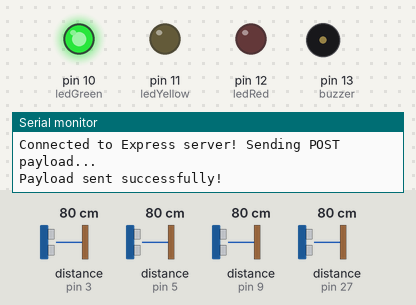
Bench run of a sketch on a simulated Arduino Mega 2560, built with avr-gcc and run on an emulated ATmega2560. Shown: output pins drawn as LEDs (lit = HIGH), buzzer (waves = sounding, pin HIGH), the last lines printed to the serial monitor. Wiring (inferred from the names in the program): 4 × ultrasonic range finder: trigger pin 2, echo pin 3 / trigger pin 4, echo pin 5 / trigger pin 8, echo pin 9 / trigger pin 26, echo pin 27. Inputs (shaded band) come from the test bench; at power-on: distance to the obstacle (sensors on pin 3, pin 5, pin 9, pin 27) 80 cm. The echo pulse lasts 58.3 µs per cm; WiFi joins after 1.5 s; servers stay silent unless stated; pins used as bus, display or sensor lines are not drawn.

Above: at 5.7 s.
5.8 s: distance to the obstacle (sensor on pin 3) set to 18 cm
8.1 s: distance to the obstacle (sensor on pin 3) set to 13 cm
At 10.1 s:
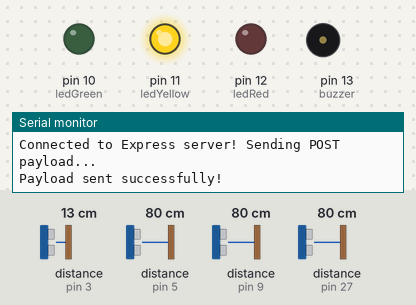
10.7 s: distance to the obstacle (sensor on pin 5) set to 18 cm
15.0 s: distance to the obstacle (sensor on pin 5) set to 13 cm
At 16.5 s:
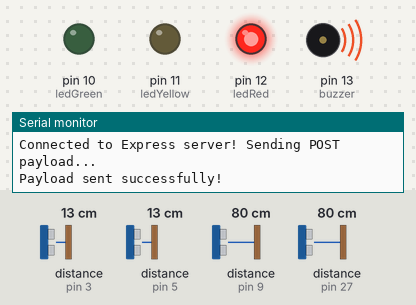
17.4 s: distance to the obstacle (sensor on pin 5) set to 35 cm
At 18.7 s:
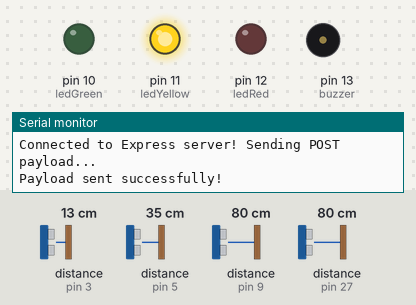
19.7 s: distance to the obstacle (sensor on pin 5) set to 2 cm
At 20.8 s:
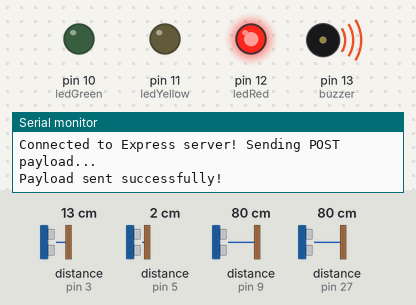
Timing chart, 0 to 22.7 s (numbered marks = the images above; inputs shaded):
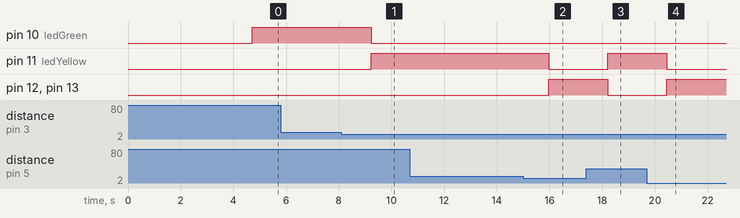

The sketch:

surge.ino
```cpp
#include <WiFiEsp.h>
#include "config.h"

// --- Wi-Fi & Backend Configuration ---
char ssid[] = SSID_NAME;
char pass[] = SSID_PASS;
char server[] = SERVER_IP;
int port = SERVER_PORT;
String path = "/api/sensor-data";
WiFiEspClient client;

// --- Hardware Pin Definitions ---
const int trigPins[] = {2, 4, 26, 8};
const int echoPins[] = {3, 5, 27, 9};

const int ledGreen = 10;
const int ledYellow = 11;
const int ledRed = 12;
const int buzzer = 13;

// --- Calibration Variables ---
const int dangerThreshold = 15; // Trigger alarm if water is closer than 15cm
const int maxDistance = 200;    // Maximum physical distance for sanity check

// --- Sensor Reading Function ---
long getDistance(int trigPin, int echoPin) {
  digitalWrite(trigPin, LOW);
  delayMicroseconds(2);
  digitalWrite(trigPin, HIGH);
  delayMicroseconds(10);
  digitalWrite(trigPin, LOW);

  long duration = pulseIn(echoPin, HIGH);
  long distance = duration * 0.034 / 2;

  // Sanity Check: Discard physically impossible readings
  if (distance == 0 || distance > maxDistance) {
    return -1;
  }
  return distance;
}

void setup() {
  Serial.begin(115200);      // USB Serial Monitor baud rate
  Serial1.begin(115200);     // Hardware Serial1 link to ESP-01S (Arduino TX->19 / RX->18)

  // 1. Initialize ESP module FIRST (prevents buffer timeout)
  WiFi.init(&Serial1);

  if (WiFi.status() == WL_NO_SHIELD) {
    Serial.println("ESP-01S not responding! Check wiring and power.");
  } else {
    // Attempt Wi-Fi connection with a timeout (max 5 attempts)
    int attempts = 0;
    while (WiFi.status() != WL_CONNECTED && attempts < 5) {
      Serial.print("Connecting to Wi-Fi...");
      WiFi.begin(ssid, pass);
      delay(3000);
      attempts++;
    }

    if (WiFi.status() == WL_CONNECTED) {
      Serial.println("\nConnected to Wi-Fi!");
      Serial.print("Assigned IP Address: ");
      Serial.println(WiFi.localIP());
    } else {
      Serial.println("\nWi-Fi connection failed. Proceeding offline.");
    }
  }

  // 2. Initialize Sensor & Output Pins AFTER Wi-Fi setup
  for (int i = 0; i < 4; i++) {
    pinMode(trigPins[i], OUTPUT);
    pinMode(echoPins[i], INPUT);
  }
  pinMode(ledGreen, OUTPUT);
  pinMode(ledYellow, OUTPUT);
  pinMode(ledRed, OUTPUT);
  pinMode(buzzer, OUTPUT);

  pinMode(1,OUTPUT);
}

void loop() {
  digitalWrite(1,HIGH);
  long distances[4];
  bool danger[4] = {false, false, false, false};
  int warningCount = 0;

  // 1. Sequential Pinging to Prevent Cross-Talk
  for (int i = 0; i < 4; i++) {
    distances[i] = getDistance(trigPins[i], echoPins[i]);

    if (distances[i] != -1 && distances[i] < dangerThreshold) {
      danger[i] = true;
      warningCount++;
    }

    // Mandatory 50ms delay between sensor pings
    delay(50);
  }

  // 2. Multi-Sensor Voting Logic (The Consensus Rule)
  bool consensusAlarm = false;
  if ((danger[0] && danger[1]) ||
      (danger[1] && danger[2]) ||
      (danger[2] && danger[3])) {
    consensusAlarm = true;
  }

  // 3. Actuate Warning System Locally
  if (consensusAlarm) {
    digitalWrite(ledGreen, LOW);
    digitalWrite(ledYellow, LOW);
    digitalWrite(ledRed, HIGH);
    digitalWrite(buzzer, HIGH);
  } else if (warningCount > 0) {
    digitalWrite(ledGreen, LOW);
    digitalWrite(ledYellow, HIGH);
    digitalWrite(ledRed, LOW);
    digitalWrite(buzzer, LOW);
  } else {
    digitalWrite(ledGreen, HIGH);
    digitalWrite(ledYellow, LOW);
    digitalWrite(ledRed, LOW);
    digitalWrite(buzzer, LOW);
  }

  // 4. Construct JSON Payload String with Actual Sensor Data
  String jsonPayload = "{\"device_id\":\"SURGE-001\",\"readings\":[";
  jsonPayload += "{\"sensor_id\":1,\"distance_cm\":" + String(distances[0]) + "},";
  jsonPayload += "{\"sensor_id\":2,\"distance_cm\":" + String(distances[1]) + "},";
  jsonPayload += "{\"sensor_id\":3,\"distance_cm\":" + String(distances[2]) + "},";
  jsonPayload += "{\"sensor_id\":4,\"distance_cm\":" + String(distances[3]) + "}";
  jsonPayload += "]}";

  // 5. Send Data over HTTP POST (only if connected)
  if (WiFi.status() == WL_CONNECTED) {
    if (client.connect(server, port)) {
      Serial.println("Connected to Express server! Sending POST payload...");

      // Build complete HTTP POST request in a single string buffer
      String httpRequest = String("POST ") + path + " HTTP/1.1\r\n" +
                           "Host: " + server + ":" + port + "\r\n" +
                           "Content-Type: application/json\r\n" +
                           "Content-Length: " + jsonPayload.length() + "\r\n" +
                           "Connection: close\r\n\r\n" +
                           jsonPayload + "\r\n";

      // Transmit request in one single call
      client.print(httpRequest);
      Serial.println("Payload sent successfully!");
    } else {
      Serial.println("Connection to Express server failed.");
    }

    // Brief pause to allow the module to finish flushing remaining bytes
    delay(500);
    client.stop();
  }

  // Wait before repeating the transmission cycle
  delay(200);
}
```

config.h
```cpp
#ifndef CONFIG_H
#define CONFIG_H

// Replace the text inside the quotes with your actual network details
#define SSID_NAME "wifi-ssid"
#define SSID_PASS "wifi-password"
#define SERVER_IP "ip-addr" // Your computer's IPv4 address
#define SERVER_PORT 3000

#endif
```

Measured:
- the behaviour switches between 16 and 15 cm on distance to the obstacle (sensor on pin 3) (found by bisection; images 0 and 1)
- the behaviour switches between 16 and 15 cm on distance to the obstacle (sensor on pin 5) (found by bisection; images 1 and 2)
- after the input at 8.1 s, pin 10 (ledGreen): HIGH → LOW after 1.1 s; pin 11 (ledYellow): LOW → HIGH after 1.1 s
- after the input at 15.0 s, pin 11 (ledYellow): HIGH → LOW after 0.97 s; pin 12 (ledRed), pin 13 (buzzer): LOW → HIGH after 0.97 s
- after the input at 17.4 s, pin 11 (ledYellow): LOW → HIGH after 0.82 s; pin 12 (ledRed), pin 13 (buzzer): HIGH → LOW after 0.82 s
- after the input at 19.7 s, pin 11 (ledYellow): HIGH → LOW after 0.76 s; pin 12 (ledRed), pin 13 (buzzer): LOW → HIGH after 0.76 s
